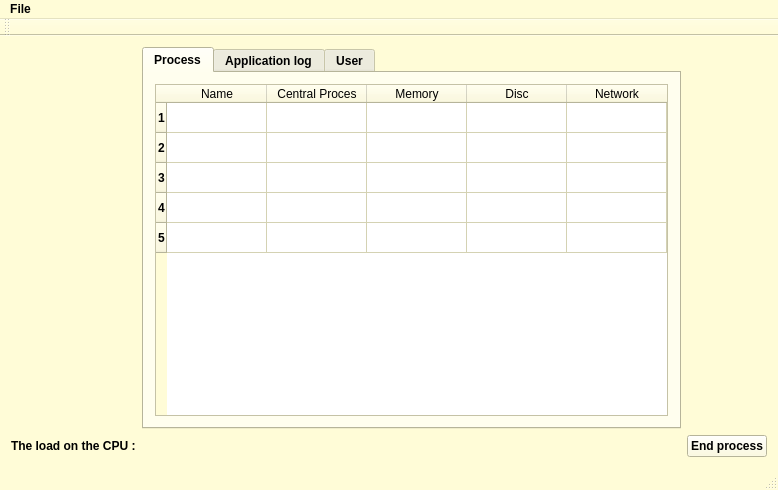
<?xml version="1.0" encoding="UTF-8"?>
<ui version="4.0">
 <class>MainWindow</class>
 <widget class="QMainWindow" name="MainWindow">
  <property name="geometry">
   <rect>
    <x>0</x>
    <y>0</y>
    <width>778</width>
    <height>490</height>
   </rect>
  </property>
  <property name="palette">
   <palette>
    <active>
     <colorrole role="WindowText">
      <brush brushstyle="SolidPattern">
       <color alpha="255">
        <red>0</red>
        <green>0</green>
        <blue>0</blue>
       </color>
      </brush>
     </colorrole>
     <colorrole role="Button">
      <brush brushstyle="SolidPattern">
       <color alpha="255">
        <red>255</red>
        <green>252</green>
        <blue>215</blue>
       </color>
      </brush>
     </colorrole>
     <colorrole role="Light">
      <brush brushstyle="SolidPattern">
       <color alpha="255">
        <red>255</red>
        <green>255</green>
        <blue>255</blue>
       </color>
      </brush>
     </colorrole>
     <colorrole role="Midlight">
      <brush brushstyle="SolidPattern">
       <color alpha="255">
        <red>255</red>
        <green>253</green>
        <blue>235</blue>
       </color>
      </brush>
     </colorrole>
     <colorrole role="Dark">
      <brush brushstyle="SolidPattern">
       <color alpha="255">
        <red>127</red>
        <green>126</green>
        <blue>107</blue>
       </color>
      </brush>
     </colorrole>
     <colorrole role="Mid">
      <brush brushstyle="SolidPattern">
       <color alpha="255">
        <red>170</red>
        <green>168</green>
        <blue>143</blue>
       </color>
      </brush>
     </colorrole>
     <colorrole role="Text">
      <brush brushstyle="SolidPattern">
       <color alpha="255">
        <red>0</red>
        <green>0</green>
        <blue>0</blue>
       </color>
      </brush>
     </colorrole>
     <colorrole role="BrightText">
      <brush brushstyle="SolidPattern">
       <color alpha="255">
        <red>255</red>
        <green>255</green>
        <blue>255</blue>
       </color>
      </brush>
     </colorrole>
     <colorrole role="ButtonText">
      <brush brushstyle="SolidPattern">
       <color alpha="255">
        <red>0</red>
        <green>0</green>
        <blue>0</blue>
       </color>
      </brush>
     </colorrole>
     <colorrole role="Base">
      <brush brushstyle="SolidPattern">
       <color alpha="255">
        <red>255</red>
        <green>255</green>
        <blue>255</blue>
       </color>
      </brush>
     </colorrole>
     <colorrole role="Window">
      <brush brushstyle="SolidPattern">
       <color alpha="255">
        <red>255</red>
        <green>252</green>
        <blue>215</blue>
       </color>
      </brush>
     </colorrole>
     <colorrole role="Shadow">
      <brush brushstyle="SolidPattern">
       <color alpha="255">
        <red>0</red>
        <green>0</green>
        <blue>0</blue>
       </color>
      </brush>
     </colorrole>
     <colorrole role="AlternateBase">
      <brush brushstyle="SolidPattern">
       <color alpha="255">
        <red>255</red>
        <green>253</green>
        <blue>235</blue>
       </color>
      </brush>
     </colorrole>
     <colorrole role="ToolTipBase">
      <brush brushstyle="SolidPattern">
       <color alpha="255">
        <red>255</red>
        <green>255</green>
        <blue>220</blue>
       </color>
      </brush>
     </colorrole>
     <colorrole role="ToolTipText">
      <brush brushstyle="SolidPattern">
       <color alpha="255">
        <red>0</red>
        <green>0</green>
        <blue>0</blue>
       </color>
      </brush>
     </colorrole>
    </active>
    <inactive>
     <colorrole role="WindowText">
      <brush brushstyle="SolidPattern">
       <color alpha="255">
        <red>0</red>
        <green>0</green>
        <blue>0</blue>
       </color>
      </brush>
     </colorrole>
     <colorrole role="Button">
      <brush brushstyle="SolidPattern">
       <color alpha="255">
        <red>255</red>
        <green>252</green>
        <blue>215</blue>
       </color>
      </brush>
     </colorrole>
     <colorrole role="Light">
      <brush brushstyle="SolidPattern">
       <color alpha="255">
        <red>255</red>
        <green>255</green>
        <blue>255</blue>
       </color>
      </brush>
     </colorrole>
     <colorrole role="Midlight">
      <brush brushstyle="SolidPattern">
       <color alpha="255">
        <red>255</red>
        <green>253</green>
        <blue>235</blue>
       </color>
      </brush>
     </colorrole>
     <colorrole role="Dark">
      <brush brushstyle="SolidPattern">
       <color alpha="255">
        <red>127</red>
        <green>126</green>
        <blue>107</blue>
       </color>
      </brush>
     </colorrole>
     <colorrole role="Mid">
      <brush brushstyle="SolidPattern">
       <color alpha="255">
        <red>170</red>
        <green>168</green>
        <blue>143</blue>
       </color>
      </brush>
     </colorrole>
     <colorrole role="Text">
      <brush brushstyle="SolidPattern">
       <color alpha="255">
        <red>0</red>
        <green>0</green>
        <blue>0</blue>
       </color>
      </brush>
     </colorrole>
     <colorrole role="BrightText">
      <brush brushstyle="SolidPattern">
       <color alpha="255">
        <red>255</red>
        <green>255</green>
        <blue>255</blue>
       </color>
      </brush>
     </colorrole>
     <colorrole role="ButtonText">
      <brush brushstyle="SolidPattern">
       <color alpha="255">
        <red>0</red>
        <green>0</green>
        <blue>0</blue>
       </color>
      </brush>
     </colorrole>
     <colorrole role="Base">
      <brush brushstyle="SolidPattern">
       <color alpha="255">
        <red>255</red>
        <green>255</green>
        <blue>255</blue>
       </color>
      </brush>
     </colorrole>
     <colorrole role="Window">
      <brush brushstyle="SolidPattern">
       <color alpha="255">
        <red>255</red>
        <green>252</green>
        <blue>215</blue>
       </color>
      </brush>
     </colorrole>
     <colorrole role="Shadow">
      <brush brushstyle="SolidPattern">
       <color alpha="255">
        <red>0</red>
        <green>0</green>
        <blue>0</blue>
       </color>
      </brush>
     </colorrole>
     <colorrole role="AlternateBase">
      <brush brushstyle="SolidPattern">
       <color alpha="255">
        <red>255</red>
        <green>253</green>
        <blue>235</blue>
       </color>
      </brush>
     </colorrole>
     <colorrole role="ToolTipBase">
      <brush brushstyle="SolidPattern">
       <color alpha="255">
        <red>255</red>
        <green>255</green>
        <blue>220</blue>
       </color>
      </brush>
     </colorrole>
     <colorrole role="ToolTipText">
      <brush brushstyle="SolidPattern">
       <color alpha="255">
        <red>0</red>
        <green>0</green>
        <blue>0</blue>
       </color>
      </brush>
     </colorrole>
    </inactive>
    <disabled>
     <colorrole role="WindowText">
      <brush brushstyle="SolidPattern">
       <color alpha="255">
        <red>127</red>
        <green>126</green>
        <blue>107</blue>
       </color>
      </brush>
     </colorrole>
     <colorrole role="Button">
      <brush brushstyle="SolidPattern">
       <color alpha="255">
        <red>255</red>
        <green>252</green>
        <blue>215</blue>
       </color>
      </brush>
     </colorrole>
     <colorrole role="Light">
      <brush brushstyle="SolidPattern">
       <color alpha="255">
        <red>255</red>
        <green>255</green>
        <blue>255</blue>
       </color>
      </brush>
     </colorrole>
     <colorrole role="Midlight">
      <brush brushstyle="SolidPattern">
       <color alpha="255">
        <red>255</red>
        <green>253</green>
        <blue>235</blue>
       </color>
      </brush>
     </colorrole>
     <colorrole role="Dark">
      <brush brushstyle="SolidPattern">
       <color alpha="255">
        <red>127</red>
        <green>126</green>
        <blue>107</blue>
       </color>
      </brush>
     </colorrole>
     <colorrole role="Mid">
      <brush brushstyle="SolidPattern">
       <color alpha="255">
        <red>170</red>
        <green>168</green>
        <blue>143</blue>
       </color>
      </brush>
     </colorrole>
     <colorrole role="Text">
      <brush brushstyle="SolidPattern">
       <color alpha="255">
        <red>127</red>
        <green>126</green>
        <blue>107</blue>
       </color>
      </brush>
     </colorrole>
     <colorrole role="BrightText">
      <brush brushstyle="SolidPattern">
       <color alpha="255">
        <red>255</red>
        <green>255</green>
        <blue>255</blue>
       </color>
      </brush>
     </colorrole>
     <colorrole role="ButtonText">
      <brush brushstyle="SolidPattern">
       <color alpha="255">
        <red>127</red>
        <green>126</green>
        <blue>107</blue>
       </color>
      </brush>
     </colorrole>
     <colorrole role="Base">
      <brush brushstyle="SolidPattern">
       <color alpha="255">
        <red>255</red>
        <green>252</green>
        <blue>215</blue>
       </color>
      </brush>
     </colorrole>
     <colorrole role="Window">
      <brush brushstyle="SolidPattern">
       <color alpha="255">
        <red>255</red>
        <green>252</green>
        <blue>215</blue>
       </color>
      </brush>
     </colorrole>
     <colorrole role="Shadow">
      <brush brushstyle="SolidPattern">
       <color alpha="255">
        <red>0</red>
        <green>0</green>
        <blue>0</blue>
       </color>
      </brush>
     </colorrole>
     <colorrole role="AlternateBase">
      <brush brushstyle="SolidPattern">
       <color alpha="255">
        <red>255</red>
        <green>252</green>
        <blue>215</blue>
       </color>
      </brush>
     </colorrole>
     <colorrole role="ToolTipBase">
      <brush brushstyle="SolidPattern">
       <color alpha="255">
        <red>255</red>
        <green>255</green>
        <blue>220</blue>
       </color>
      </brush>
     </colorrole>
     <colorrole role="ToolTipText">
      <brush brushstyle="SolidPattern">
       <color alpha="255">
        <red>0</red>
        <green>0</green>
        <blue>0</blue>
       </color>
      </brush>
     </colorrole>
    </disabled>
   </palette>
  </property>
  <property name="font">
   <font>
    <weight>75</weight>
    <bold>true</bold>
   </font>
  </property>
  <property name="windowTitle">
   <string>Task Manager</string>
  </property>
  <widget class="QWidget" name="centralWidget">
   <layout class="QGridLayout" name="gridLayout">
    <item row="1" column="0">
     <widget class="QLabel" name="label_2">
      <property name="palette">
       <palette>
        <active>
         <colorrole role="WindowText">
          <brush brushstyle="SolidPattern">
           <color alpha="255">
            <red>0</red>
            <green>0</green>
            <blue>0</blue>
           </color>
          </brush>
         </colorrole>
         <colorrole role="Button">
          <brush brushstyle="SolidPattern">
           <color alpha="255">
            <red>0</red>
            <green>85</green>
            <blue>255</blue>
           </color>
          </brush>
         </colorrole>
         <colorrole role="Light">
          <brush brushstyle="SolidPattern">
           <color alpha="255">
            <red>127</red>
            <green>170</green>
            <blue>255</blue>
           </color>
          </brush>
         </colorrole>
         <colorrole role="Midlight">
          <brush brushstyle="SolidPattern">
           <color alpha="255">
            <red>63</red>
            <green>127</green>
            <blue>255</blue>
           </color>
          </brush>
         </colorrole>
         <colorrole role="Dark">
          <brush brushstyle="SolidPattern">
           <color alpha="255">
            <red>0</red>
            <green>42</green>
            <blue>127</blue>
           </color>
          </brush>
         </colorrole>
         <colorrole role="Mid">
          <brush brushstyle="SolidPattern">
           <color alpha="255">
            <red>0</red>
            <green>56</green>
            <blue>170</blue>
           </color>
          </brush>
         </colorrole>
         <colorrole role="Text">
          <brush brushstyle="SolidPattern">
           <color alpha="255">
            <red>0</red>
            <green>0</green>
            <blue>0</blue>
           </color>
          </brush>
         </colorrole>
         <colorrole role="BrightText">
          <brush brushstyle="SolidPattern">
           <color alpha="255">
            <red>255</red>
            <green>255</green>
            <blue>255</blue>
           </color>
          </brush>
         </colorrole>
         <colorrole role="ButtonText">
          <brush brushstyle="SolidPattern">
           <color alpha="255">
            <red>0</red>
            <green>0</green>
            <blue>0</blue>
           </color>
          </brush>
         </colorrole>
         <colorrole role="Base">
          <brush brushstyle="SolidPattern">
           <color alpha="255">
            <red>255</red>
            <green>255</green>
            <blue>255</blue>
           </color>
          </brush>
         </colorrole>
         <colorrole role="Window">
          <brush brushstyle="SolidPattern">
           <color alpha="255">
            <red>0</red>
            <green>85</green>
            <blue>255</blue>
           </color>
          </brush>
         </colorrole>
         <colorrole role="Shadow">
          <brush brushstyle="SolidPattern">
           <color alpha="255">
            <red>0</red>
            <green>0</green>
            <blue>0</blue>
           </color>
          </brush>
         </colorrole>
         <colorrole role="AlternateBase">
          <brush brushstyle="SolidPattern">
           <color alpha="255">
            <red>127</red>
            <green>170</green>
            <blue>255</blue>
           </color>
          </brush>
         </colorrole>
         <colorrole role="ToolTipBase">
          <brush brushstyle="SolidPattern">
           <color alpha="255">
            <red>255</red>
            <green>255</green>
            <blue>220</blue>
           </color>
          </brush>
         </colorrole>
         <colorrole role="ToolTipText">
          <brush brushstyle="SolidPattern">
           <color alpha="255">
            <red>0</red>
            <green>0</green>
            <blue>0</blue>
           </color>
          </brush>
         </colorrole>
        </active>
        <inactive>
         <colorrole role="WindowText">
          <brush brushstyle="SolidPattern">
           <color alpha="255">
            <red>0</red>
            <green>0</green>
            <blue>0</blue>
           </color>
          </brush>
         </colorrole>
         <colorrole role="Button">
          <brush brushstyle="SolidPattern">
           <color alpha="255">
            <red>0</red>
            <green>85</green>
            <blue>255</blue>
           </color>
          </brush>
         </colorrole>
         <colorrole role="Light">
          <brush brushstyle="SolidPattern">
           <color alpha="255">
            <red>127</red>
            <green>170</green>
            <blue>255</blue>
           </color>
          </brush>
         </colorrole>
         <colorrole role="Midlight">
          <brush brushstyle="SolidPattern">
           <color alpha="255">
            <red>63</red>
            <green>127</green>
            <blue>255</blue>
           </color>
          </brush>
         </colorrole>
         <colorrole role="Dark">
          <brush brushstyle="SolidPattern">
           <color alpha="255">
            <red>0</red>
            <green>42</green>
            <blue>127</blue>
           </color>
          </brush>
         </colorrole>
         <colorrole role="Mid">
          <brush brushstyle="SolidPattern">
           <color alpha="255">
            <red>0</red>
            <green>56</green>
            <blue>170</blue>
           </color>
          </brush>
         </colorrole>
         <colorrole role="Text">
          <brush brushstyle="SolidPattern">
           <color alpha="255">
            <red>0</red>
            <green>0</green>
            <blue>0</blue>
           </color>
          </brush>
         </colorrole>
         <colorrole role="BrightText">
          <brush brushstyle="SolidPattern">
           <color alpha="255">
            <red>255</red>
            <green>255</green>
            <blue>255</blue>
           </color>
          </brush>
         </colorrole>
         <colorrole role="ButtonText">
          <brush brushstyle="SolidPattern">
           <color alpha="255">
            <red>0</red>
            <green>0</green>
            <blue>0</blue>
           </color>
          </brush>
         </colorrole>
         <colorrole role="Base">
          <brush brushstyle="SolidPattern">
           <color alpha="255">
            <red>255</red>
            <green>255</green>
            <blue>255</blue>
           </color>
          </brush>
         </colorrole>
         <colorrole role="Window">
          <brush brushstyle="SolidPattern">
           <color alpha="255">
            <red>0</red>
            <green>85</green>
            <blue>255</blue>
           </color>
          </brush>
         </colorrole>
         <colorrole role="Shadow">
          <brush brushstyle="SolidPattern">
           <color alpha="255">
            <red>0</red>
            <green>0</green>
            <blue>0</blue>
           </color>
          </brush>
         </colorrole>
         <colorrole role="AlternateBase">
          <brush brushstyle="SolidPattern">
           <color alpha="255">
            <red>127</red>
            <green>170</green>
            <blue>255</blue>
           </color>
          </brush>
         </colorrole>
         <colorrole role="ToolTipBase">
          <brush brushstyle="SolidPattern">
           <color alpha="255">
            <red>255</red>
            <green>255</green>
            <blue>220</blue>
           </color>
          </brush>
         </colorrole>
         <colorrole role="ToolTipText">
          <brush brushstyle="SolidPattern">
           <color alpha="255">
            <red>0</red>
            <green>0</green>
            <blue>0</blue>
           </color>
          </brush>
         </colorrole>
        </inactive>
        <disabled>
         <colorrole role="WindowText">
          <brush brushstyle="SolidPattern">
           <color alpha="255">
            <red>0</red>
            <green>42</green>
            <blue>127</blue>
           </color>
          </brush>
         </colorrole>
         <colorrole role="Button">
          <brush brushstyle="SolidPattern">
           <color alpha="255">
            <red>0</red>
            <green>85</green>
            <blue>255</blue>
           </color>
          </brush>
         </colorrole>
         <colorrole role="Light">
          <brush brushstyle="SolidPattern">
           <color alpha="255">
            <red>127</red>
            <green>170</green>
            <blue>255</blue>
           </color>
          </brush>
         </colorrole>
         <colorrole role="Midlight">
          <brush brushstyle="SolidPattern">
           <color alpha="255">
            <red>63</red>
            <green>127</green>
            <blue>255</blue>
           </color>
          </brush>
         </colorrole>
         <colorrole role="Dark">
          <brush brushstyle="SolidPattern">
           <color alpha="255">
            <red>0</red>
            <green>42</green>
            <blue>127</blue>
           </color>
          </brush>
         </colorrole>
         <colorrole role="Mid">
          <brush brushstyle="SolidPattern">
           <color alpha="255">
            <red>0</red>
            <green>56</green>
            <blue>170</blue>
           </color>
          </brush>
         </colorrole>
         <colorrole role="Text">
          <brush brushstyle="SolidPattern">
           <color alpha="255">
            <red>0</red>
            <green>42</green>
            <blue>127</blue>
           </color>
          </brush>
         </colorrole>
         <colorrole role="BrightText">
          <brush brushstyle="SolidPattern">
           <color alpha="255">
            <red>255</red>
            <green>255</green>
            <blue>255</blue>
           </color>
          </brush>
         </colorrole>
         <colorrole role="ButtonText">
          <brush brushstyle="SolidPattern">
           <color alpha="255">
            <red>0</red>
            <green>42</green>
            <blue>127</blue>
           </color>
          </brush>
         </colorrole>
         <colorrole role="Base">
          <brush brushstyle="SolidPattern">
           <color alpha="255">
            <red>0</red>
            <green>85</green>
            <blue>255</blue>
           </color>
          </brush>
         </colorrole>
         <colorrole role="Window">
          <brush brushstyle="SolidPattern">
           <color alpha="255">
            <red>0</red>
            <green>85</green>
            <blue>255</blue>
           </color>
          </brush>
         </colorrole>
         <colorrole role="Shadow">
          <brush brushstyle="SolidPattern">
           <color alpha="255">
            <red>0</red>
            <green>0</green>
            <blue>0</blue>
           </color>
          </brush>
         </colorrole>
         <colorrole role="AlternateBase">
          <brush brushstyle="SolidPattern">
           <color alpha="255">
            <red>0</red>
            <green>85</green>
            <blue>255</blue>
           </color>
          </brush>
         </colorrole>
         <colorrole role="ToolTipBase">
          <brush brushstyle="SolidPattern">
           <color alpha="255">
            <red>255</red>
            <green>255</green>
            <blue>220</blue>
           </color>
          </brush>
         </colorrole>
         <colorrole role="ToolTipText">
          <brush brushstyle="SolidPattern">
           <color alpha="255">
            <red>0</red>
            <green>0</green>
            <blue>0</blue>
           </color>
          </brush>
         </colorrole>
        </disabled>
       </palette>
      </property>
      <property name="text">
       <string>The load on the CPU :</string>
      </property>
     </widget>
    </item>
    <item row="0" column="1">
     <widget class="QTabWidget" name="tabWidget">
      <property name="currentIndex">
       <number>0</number>
      </property>
      <widget class="QWidget" name="tab">
       <attribute name="title">
        <string>Process</string>
       </attribute>
       <layout class="QGridLayout" name="gridLayout_2">
        <item row="0" column="0">
         <widget class="QTableWidget" name="tableWidget">
          <row>
           <property name="text">
            <string>1</string>
           </property>
          </row>
          <row>
           <property name="text">
            <string>2</string>
           </property>
          </row>
          <row>
           <property name="text">
            <string>3</string>
           </property>
          </row>
          <row>
           <property name="text">
            <string>4</string>
           </property>
          </row>
          <row>
           <property name="text">
            <string>5</string>
           </property>
          </row>
          <column>
           <property name="text">
            <string>Name</string>
           </property>
          </column>
          <column>
           <property name="text">
            <string>Central Proces</string>
           </property>
          </column>
          <column>
           <property name="text">
            <string>Memory</string>
           </property>
          </column>
          <column>
           <property name="text">
            <string>Disc</string>
           </property>
          </column>
          <column>
           <property name="text">
            <string>Network</string>
           </property>
          </column>
         </widget>
        </item>
       </layout>
      </widget>
      <widget class="QWidget" name="tab_2">
       <attribute name="title">
        <string>Application log</string>
       </attribute>
       <layout class="QGridLayout" name="gridLayout_3">
        <item row="0" column="0">
         <widget class="QTableWidget" name="tableWidget_3">
          <column>
           <property name="text">
            <string>Name</string>
           </property>
          </column>
          <column>
           <property name="text">
            <string>Time</string>
           </property>
          </column>
         </widget>
        </item>
       </layout>
      </widget>
      <widget class="QWidget" name="tab_3">
       <attribute name="title">
        <string>User</string>
       </attribute>
       <widget class="QTableWidget" name="tableWidget_2">
        <property name="geometry">
         <rect>
          <x>0</x>
          <y>0</y>
          <width>521</width>
          <height>291</height>
         </rect>
        </property>
       </widget>
      </widget>
     </widget>
    </item>
    <item row="1" column="1">
     <widget class="QLabel" name="label">
      <property name="text">
       <string/>
      </property>
     </widget>
    </item>
    <item row="1" column="2">
     <widget class="QPushButton" name="pushButton">
      <property name="text">
       <string>End process</string>
      </property>
     </widget>
    </item>
   </layout>
  </widget>
  <widget class="QMenuBar" name="menuBar">
   <property name="geometry">
    <rect>
     <x>0</x>
     <y>0</y>
     <width>778</width>
     <height>21</height>
    </rect>
   </property>
   <widget class="QMenu" name="menu">
    <property name="title">
     <string>File</string>
    </property>
    <addaction name="action_4"/>
   </widget>
   <addaction name="menu"/>
  </widget>
  <widget class="QToolBar" name="mainToolBar">
   <attribute name="toolBarArea">
    <enum>TopToolBarArea</enum>
   </attribute>
   <attribute name="toolBarBreak">
    <bool>false</bool>
   </attribute>
  </widget>
  <widget class="QStatusBar" name="statusBar"/>
  <action name="action">
   <property name="text">
    <string>   </string>
   </property>
  </action>
  <action name="action_4">
   <property name="text">
    <string>Exit</string>
   </property>
  </action>
 </widget>
 <layoutdefault spacing="6" margin="11"/>
 <resources/>
 <connections>
  <connection>
   <sender>action_4</sender>
   <signal>triggered()</signal>
   <receiver>MainWindow</receiver>
   <slot>close()</slot>
   <hints>
    <hint type="sourcelabel">
     <x>-1</x>
     <y>-1</y>
    </hint>
    <hint type="destinationlabel">
     <x>287</x>
     <y>252</y>
    </hint>
   </hints>
  </connection>
 </connections>
</ui>
